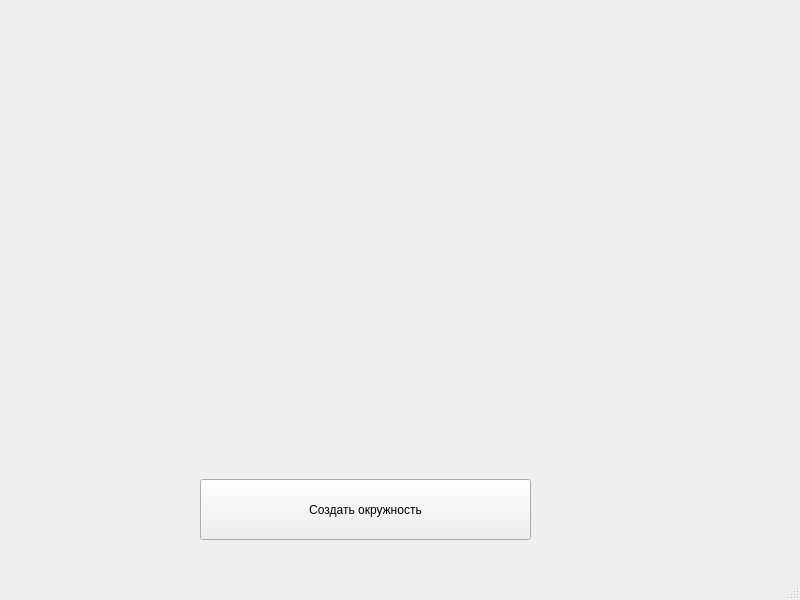
<?xml version="1.0" encoding="UTF-8"?>
<ui version="4.0">
 <class>MainWindow</class>
 <widget class="QMainWindow" name="MainWindow">
  <property name="geometry">
   <rect>
    <x>0</x>
    <y>0</y>
    <width>800</width>
    <height>600</height>
   </rect>
  </property>
  <property name="windowTitle">
   <string>MainWindow</string>
  </property>
  <widget class="QWidget" name="centralwidget">
   <widget class="QPushButton" name="pushButton">
    <property name="geometry">
     <rect>
      <x>200</x>
      <y>479</y>
      <width>331</width>
      <height>61</height>
     </rect>
    </property>
    <property name="text">
     <string>Создать окружность</string>
    </property>
   </widget>
  </widget>
  <widget class="QMenuBar" name="menubar">
   <property name="geometry">
    <rect>
     <x>0</x>
     <y>0</y>
     <width>800</width>
     <height>18</height>
    </rect>
   </property>
  </widget>
  <widget class="QStatusBar" name="statusbar"/>
 </widget>
 <resources/>
 <connections/>
</ui>
